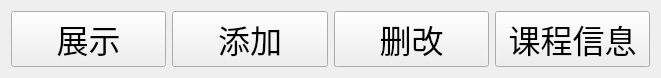
    <widget class="QWidget" name="horizontalLayoutWidget_3">
     <property name="geometry">
      <rect>
       <x>70</x>
       <y>510</y>
       <width>661</width>
       <height>51</height>
      </rect>
     </property>
     <layout class="QHBoxLayout" name="horizontalLayout_4">
      <item>
       <widget class="QPushButton" name="btn_showCourseTable">
        <property name="font">
         <font>
          <family>华文新魏</family>
          <pointsize>24</pointsize>
         </font>
        </property>
        <property name="text">
         <string>展示</string>
        </property>
       </widget>
      </item>
      <item>
       <widget class="QPushButton" name="btn_addcourse">
        <property name="font">
         <font>
          <family>华文新魏</family>
          <pointsize>24</pointsize>
         </font>
        </property>
        <property name="text">
         <string>添加</string>
        </property>
       </widget>
      </item>
      <item>
       <widget class="QPushButton" name="btn_change">
        <property name="font">
         <font>
          <family>华文新魏</family>
          <pointsize>24</pointsize>
         </font>
        </property>
        <property name="text">
         <string>删改</string>
        </property>
       </widget>
      </item>
      <item>
       <widget class="QPushButton" name="btn_info">
        <property name="font">
         <font>
          <family>华文新魏</family>
          <pointsize>24</pointsize>
         </font>
        </property>
        <property name="text">
         <string>课程信息</string>
        </property>
       </widget>
      </item>
     </layout>
    </widget>
